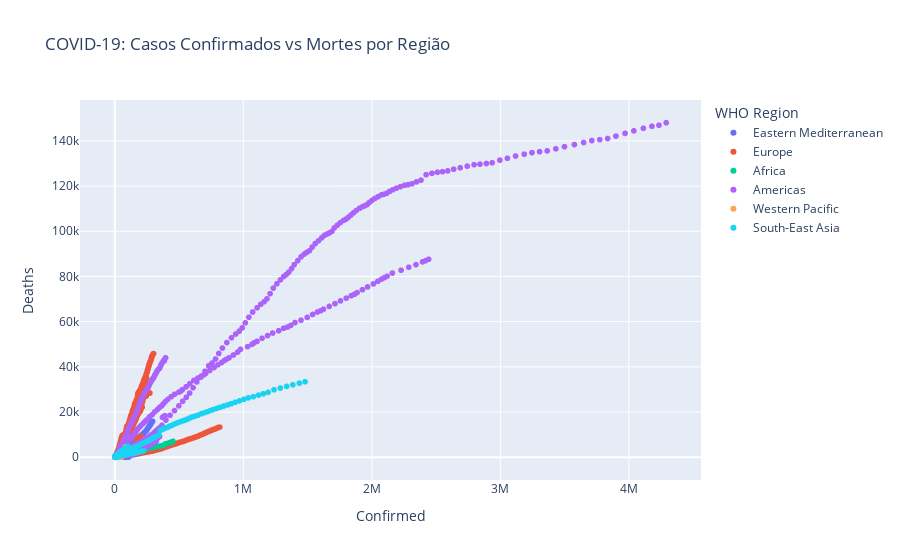

Notebook source saved alongside this figure:
### Code cell
import plotly.express as px
import plotly.io as pio

# Configurar renderizador para notebooks
pio.renderers.default = "vscode"

fig = px.scatter(df, x='Confirmed', y='Deaths', color='WHO Region', title='COVID-19: Casos Confirmados vs Mortes por Região')
fig

### Figure 1 — Plotly figure (JSON) as saved in the notebook; plotly's stock layout.template omitted (floating-point values rounded to 4 significant figures; data arrays with more than 128 entries replaced by an {"elided": "..."} marker saying what was removed)
{"data": [{"hovertemplate": "WHO Region=Eastern Mediterranean<br>Confirmed=%{x}<br>Deaths=%{y}<extra></extra>", "legendgroup": "Eastern Mediterranean", "marker": {"color": "#636efa", "symbol": "circle"}, "mode": "markers", "name": "Eastern Mediterranean", "showlegend": true, "type": "scattergl", "x": {"elided": "4136 int values"}, "xaxis": "x", "y": {"elided": "4136 int values"}, "yaxis": "y"}, {"hovertemplate": "WHO Region=Europe<br>Confirmed=%{x}<br>Deaths=%{y}<extra></extra>", "legendgroup": "Europe", "marker": {"color": "#EF553B", "symbol": "circle"}, "mode": "markers", "name": "Europe", "showlegend": true, "type": "scattergl", "x": {"elided": "10528 int values"}, "xaxis": "x", "y": {"elided": "10528 int values"}, "yaxis": "y"}, {"hovertemplate": "WHO Region=Africa<br>Confirmed=%{x}<br>Deaths=%{y}<extra></extra>", "legendgroup": "Africa", "marker": {"color": "#00cc96", "symbol": "circle"}, "mode": "markers", "name": "Africa", "showlegend": true, "type": "scattergl", "x": {"elided": "9024 int values"}, "xaxis": "x", "y": {"elided": "9024 int values"}, "yaxis": "y"}, {"hovertemplate": "WHO Region=Americas<br>Confirmed=%{x}<br>Deaths=%{y}<extra></extra>", "legendgroup": "Americas", "marker": {"color": "#ab63fa", "symbol": "circle"}, "mode": "markers", "name": "Americas", "showlegend": true, "type": "scattergl", "x": {"elided": "6580 int values"}, "xaxis": "x", "y": {"elided": "6580 int values"}, "yaxis": "y"}, {"hovertemplate": "WHO Region=Western Pacific<br>Confirmed=%{x}<br>Deaths=%{y}<extra></extra>", "legendgroup": "Western Pacific", "marker": {"color": "#FFA15A", "symbol": "circle"}, "mode": "markers", "name": "Western Pacific", "showlegend": true, "type": "scattergl", "x": {"elided": "3008 int values"}, "xaxis": "x", "y": {"elided": "3008 int values"}, "yaxis": "y"}, {"hovertemplate": "WHO Region=South-East Asia<br>Confirmed=%{x}<br>Deaths=%{y}<extra></extra>", "legendgroup": "South-East Asia", "marker": {"color": "#19d3f3", "symbol": "circle"}, "mode": "markers", "name": "South-East Asia", "showlegend": true, "type": "scattergl", "x": {"elided": "1880 int values"}, "xaxis": "x", "y": {"elided": "1880 int values"}, "yaxis": "y"}], "layout": {"legend": {"title": {"text": "WHO Region"}, "tracegroupgap": 0}, "title": {"text": "COVID-19: Casos Confirmados vs Mortes por Região"}, "xaxis": {"anchor": "y", "domain": [0, 1], "title": {"text": "Confirmed"}}, "yaxis": {"anchor": "x", "domain": [0, 1], "title": {"text": "Deaths"}}}}
